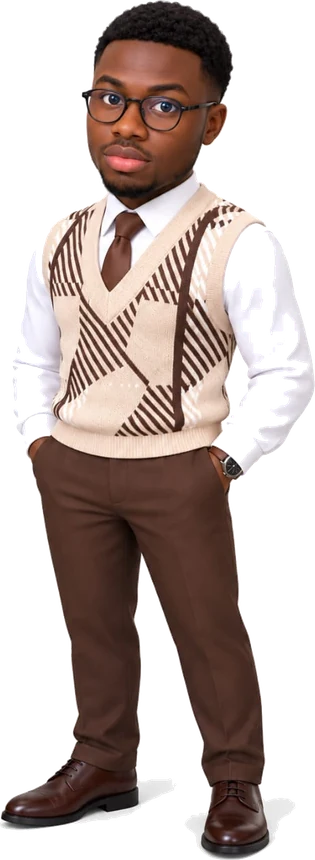
#> input picture src/assets/images/bitmoji-complet.webp, 315 x 860 px, given in place of mimi.jpeg, which was not available
$ python detourer_portrait.py
#> lines starting #> are read from the running program, lines starting #| are printed output that depends on the picture; after the words box and inside, x2 and y2 are one past the last pixel; in counts of white or black regions, pixels touching at a corner belong together; pictures that were not available may be replaced by others from this repository, and a replacement may not be noted
# -*- coding: utf-8 -*-
"""Detoure le portrait, pour qu'il se fonde dans la page.

La photo est prise sur fond blanc de studio. Posee telle quelle sur le
creme du site, elle forme un rectangle qui se detache.

Le detourage par reseau de neurones demande de telecharger un modele,
ce que la connexion n'a pas permis. Ce n'est pas genant : le fond est
uniformement blanc, a moins de trois points d'ecart mesure sur les
quatre coins. Un seuillage suffit, et il donne un contour net.

Deux precautions, apprises d'une premiere version qui perçait le pull.

La premiere tient au seuil. Le beige clair du pull monte a 247/236/232 :
un seuil pose a 232 le classait comme fond, et les chevrons du motif
disparaissaient. Le fond, lui, ne descend pas sous 245 et reste
parfaitement neutre. On exige donc les deux a la fois, un niveau haut
ET une teinte neutre, ce que le beige ne verifie jamais.

La seconde tient au parcours. On avance depuis les bords vers
l'interieur : seul le blanc relie au cadre est du fond. La chemise,
blanche mais entouree du sujet, n'est jamais atteinte. On bouche
ensuite les poches de fond restees emprisonnees dans le vetement,
qui sur un fond sombre apparaitraient en trous noirs.
"""
import io
import os
import sys
from collections import deque

import numpy as np
from PIL import Image, ImageFilter

sys.stdout = io.TextIOWrapper(sys.stdout.buffer, encoding="utf-8", errors="replace")

ICI = os.path.dirname(os.path.abspath(__file__))
SOURCE = r"C:\Users\DELL\Downloads\mimi.jpeg"
DOSSIER = os.path.join(os.path.dirname(ICI), "src", "assets", "images")

with Image.open(SOURCE) as brut:
#> brut is the input picture: PIL image 315x860 RGBA; mean R, G, B, A 91.9, 78.2, 73.6, 134.6
    image = brut.convert("RGB")
print(f"source : {image.size}")

a = np.array(image, dtype=np.int16)
h, l = a.shape[:2]
#> h = 860; l = 315

# Le fond de studio : tres clair ET tres neutre. Le beige du pull
# atteint le premier critere par endroits, jamais le second.
niveau = a.min(axis=2)
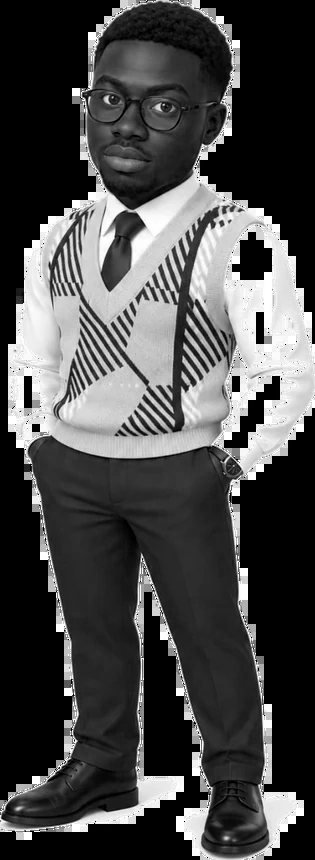
#> niveau: shape (860, 315) int16; min 0, max 255, mean 73
ecart = a.max(axis=2) - niveau
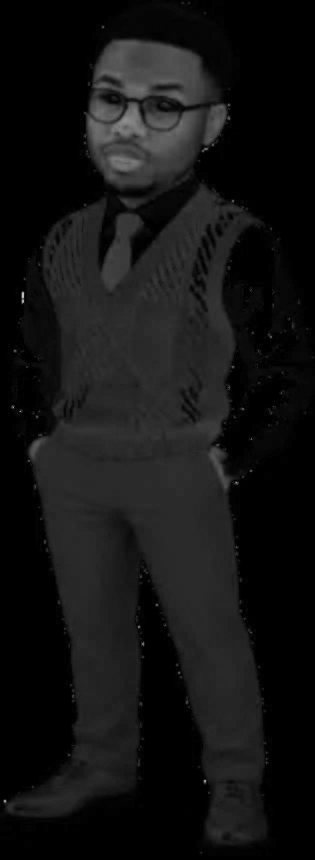
#> ecart: shape (860, 315) int16; min 0, max 194, mean 19.2
clair = (niveau > 243) & (ecart < 8)
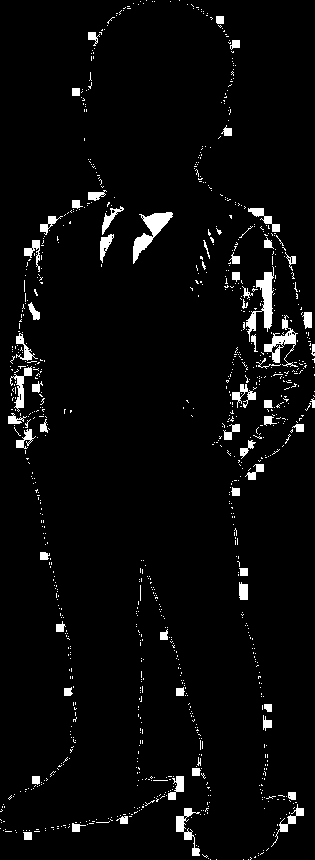
#> clair: shape (860, 315) bool; 3.8% white; 989 white regions (928 under 20 px), largest, box (x1, y1, x2, y2) and area: (246, 266, 274, 342) 725, (133, 212, 173, 264) 713, (264, 315, 298, 367) 537
print(f"pixels clairs : {clair.mean() * 100:.1f} %")

# Un parcours depuis les bords, en huit directions : les diagonales
# evitent que le fond reste bloque dans un escalier de pixels.
fond = np.zeros((h, l), dtype=bool)
file = deque()

for x in range(l):
    for y in (0, h - 1):
        if clair[y, x] and not fond[y, x]:
            fond[y, x] = True
            file.append((y, x))
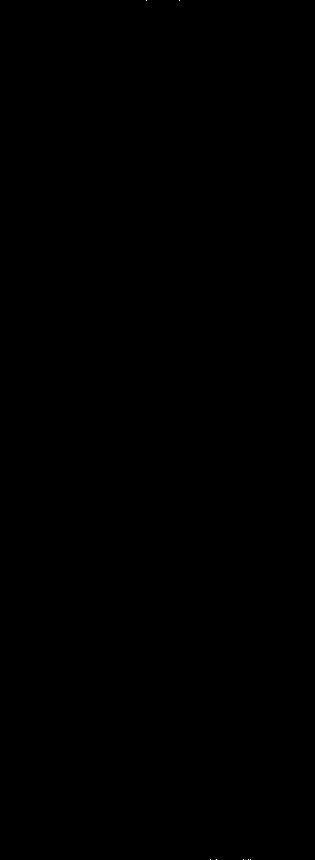
#> fond: shape (860, 315) bool; 0% white in thin lines or dots, all inside (x1, y1, x2, y2) = (146, 0, 251, 860)
for y in range(h):
    for x in (0, l - 1):
        if clair[y, x] and not fond[y, x]:
            fond[y, x] = True
            file.append((y, x))
#> fond: shape (860, 315) bool; 0.01% white in thin lines or dots

VOISINS = ((1, 0), (-1, 0), (0, 1), (0, -1),
           (1, 1), (1, -1), (-1, 1), (-1, -1))
while file:
    y, x = file.popleft()
    for dy, dx in VOISINS:
        ny, nx = y + dy, x + dx
        if 0 <= ny < h and 0 <= nx < l and clair[ny, nx] and not fond[ny, nx]:
            fond[ny, nx] = True
            file.append((ny, nx))
#> fond: shape (860, 315) bool; 0.03% white; 16 white regions (14 under 20 px), largest, box (x1, y1, x2, y2) and area: (311, 344, 315, 356) 33, (310, 398, 315, 408) 29

print(f"fond detecte : {fond.mean() * 100:.1f} %")

sujet = ~fond

# Une zone claire cernee par le vetement n'est pas du fond : c'est une
# maille du tricot ou un pli de la chemise. Le parcours depuis les
# bords ne l'atteint pas, elle reste donc opaque, et le fond de la
# page ne transparait pas au travers.
poches = clair & ~fond
print(f"clair enferme dans le sujet : {poches.mean() * 100:.2f} % (conserve)")

# Le masque du sujet, adouci pour que le contour ne soit pas dentele.
masque = Image.fromarray((sujet * 255).astype(np.uint8), "L")
masque = masque.filter(ImageFilter.GaussianBlur(1.2))
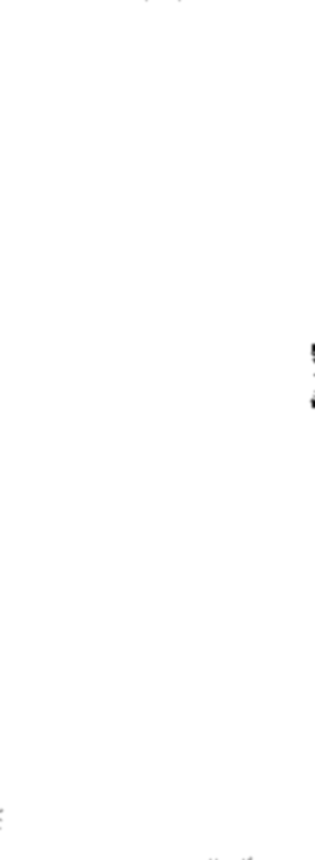
#> masque: PIL image 315x860 L; min 4, max 255, mean 254.9

# Un contour net demande de resserrer le degrade : sans cela un lisere
# blanc du fond reste accroche au sujet.
m = np.array(masque, dtype=np.float32) / 255.0
m = np.clip((m - 0.42) / 0.34, 0, 1)

sortie = np.dstack([np.array(image, dtype=np.uint8),
                    (m * 255).astype(np.uint8)])
decoupe = Image.fromarray(sortie, "RGBA")

# On recadre sur le sujet, avec un peu d'air autour.
boite = decoupe.getbbox()
#> boite = (0, 0, 315, 860)
if boite:
    x0, y0, x1, y1 = boite
#> x0 = 0; y0 = 0; x1 = 315; y1 = 860
    marge = int((x1 - x0) * 0.03)
#> marge = 9
    decoupe = decoupe.crop((max(0, x0 - marge), max(0, y0 - marge),
                            min(decoupe.width, x1 + marge),
                            min(decoupe.height, y1 + marge)))

# Le bas du buste sort du cadre de la photo : le vetement y est coupe
# net, et le fond du studio s'y engouffre par les cotes. Plutot que de
# livrer un bord decoupe, on fait disparaitre progressivement le bas du
# portrait. Il se fond alors dans la page, sur le creme comme sur le
# brun sombre, et les entailles des cotes s'effacent avec lui.
A = np.array(decoupe)
hh = A.shape[0]
#> hh = 860
debut = int(hh * 0.60)          # la ou le fondu commence
#> debut = 516
voile = np.ones(hh, dtype=np.float32)
#> voile = 860 values from 1 to 1
glissiere = np.linspace(1.0, 0.0, hh - debut) ** 2.1
voile[debut:] = glissiere
A[:, :, 3] = (A[:, :, 3].astype(np.float32) * voile[:, None]).astype(np.uint8)
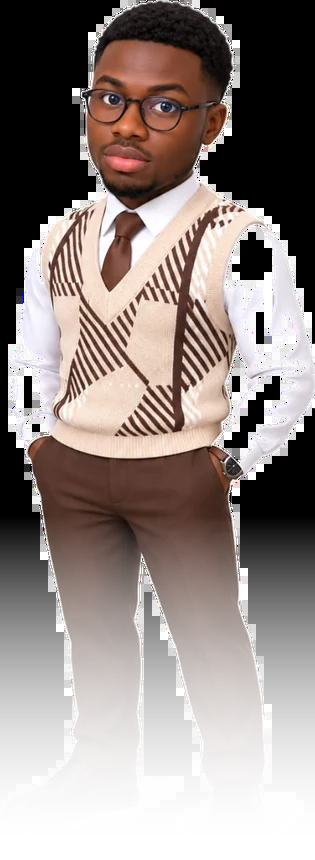
#> A: shape (860, 315, 4); mean R, G, B, A 91.9, 78.2, 73.6, 185.7; transparent parts drawn white
decoupe = Image.fromarray(A, "RGBA")
print(f"fondu du bas a partir de {debut / hh * 100:.0f} % de la hauteur")

decoupe.thumbnail((880, 1180), Image.LANCZOS)
os.makedirs(DOSSIER, exist_ok=True)

chemin = os.path.join(DOSSIER, "portrait-detoure.webp")
decoupe.save(chemin, "WEBP", quality=90, method=6)
print(f"detoure : {decoupe.size}, "
      f"{round(os.path.getsize(chemin) / 1024)} Ko")

# Deux vignettes de controle : le portrait doit tenir sur les deux
# fonds du site, le creme et le brun tres sombre.
for nom, teinte in (("clair", (0xFC, 0xFA, 0xF7)),
                    ("sombre", (0x17, 0x11, 0x0C))):
    vue = Image.new("RGB", decoupe.size, teinte)
    vue.paste(decoupe, (0, 0), decoupe)
    vue.save(os.path.join(ICI, f"controle_portrait_{nom}.jpg"), quality=92)
#> this loop made 2 passes
#> pass 2, `vue.save(os.path.join(ICI, f"controle_portrait_{nom}.jpg"), quality=92)`:
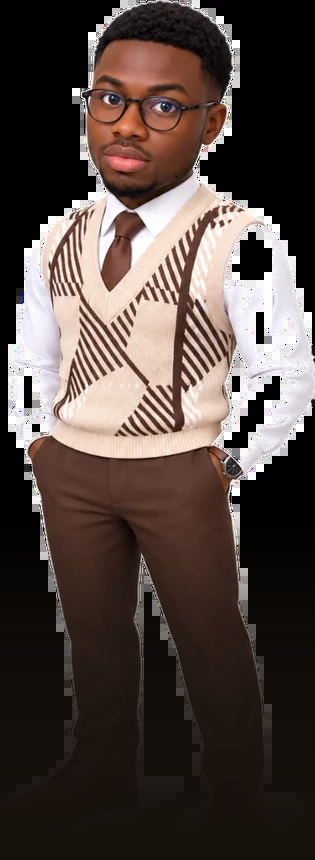
#> saved as controle_portrait_sombre.jpg: PIL image 315x860 RGB; mean R, G, B 82, 69.4, 64.2
print("controle : controle_portrait_clair.jpg, controle_portrait_sombre.jpg")

$ run again, on src/assets/images/bitmoji-corps.webp
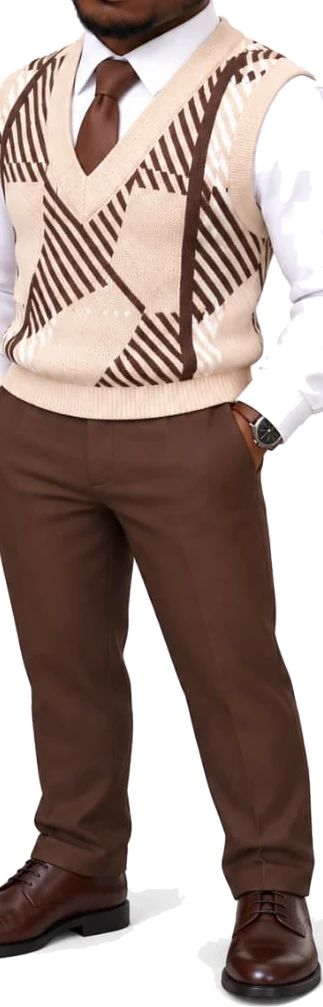
#> input picture src/assets/images/bitmoji-corps.webp, 323 x 1007 px, given in place of mimi.jpeg, which was not available
#> brut is the input picture: PIL image 323x1007 RGBA; mean R, G, B, A 161.1, 143.1, 136.4, 187.2
#> clair: shape (1007, 323) bool; 20% white; 115 white regions (86 under 20 px), largest, box (x1, y1, x2, y2) and area: (128, 584, 216, 878) 14479, (264, 416, 323, 912) 14035, (0, 959, 224, 1007) 9460
#> after the loop `for y in range(h):`:
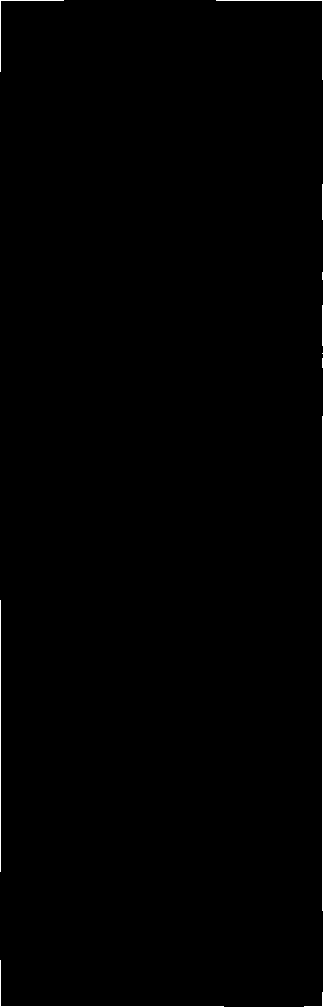
#> fond: shape (1007, 323) bool; 0.46% white in thin lines or dots
#> poches: shape (1007, 323) bool; 6.9% white; 105 white regions (85 under 20 px), largest, box (x1, y1, x2, y2) and area: (128, 584, 216, 878) 14479, (263, 80, 322, 168) 3305, (264, 272, 288, 352) 1199
#> boite = (0, 0, 323, 1007)
#> x0 = 0; x1 = 323; y1 = 1007
#> marge = 9
#> the loop `for nom, teinte in (("clair", (0xFC, 0xFA, 0xF7)), ("sombre", (0x17, 0..` made 2 passes
#> pass 2, `vue.save(os.path.join(ICI, f"controle_portrait_{nom}.jpg"), quality=92)`:
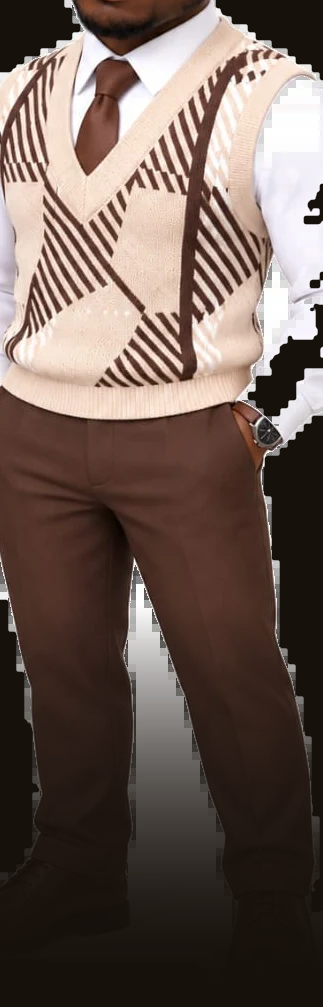
#> saved as controle_portrait_sombre.jpg: PIL image 323x1007 RGB; mean R, G, B 108, 91.2, 83.7

$ run again, on src/assets/images/bitmoji-tete.webp
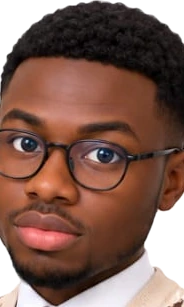
#> input picture src/assets/images/bitmoji-tete.webp, 184 x 307 px, given in place of mimi.jpeg, which was not available
#> brut is the input picture: PIL image 184x307 RGBA; mean R, G, B, A 125, 91.9, 80.8, 226.8
#> clair: shape (307, 184) bool; 7.3% white; 15 white regions (10 under 20 px), largest, box (x1, y1, x2, y2) and area: (152, 208, 184, 280) 1664, (0, 0, 56, 48) 1408, (144, 0, 184, 32) 704, (0, 256, 8, 288) 256, (23, 300, 43, 307) 83
#> after the loop `for y in range(h):`:
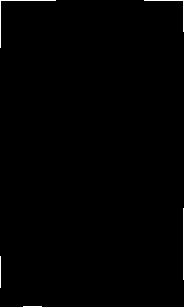
#> fond: shape (307, 184) bool; 0.53% white in thin lines or dots
#> poches: shape (307, 184) bool; 0.04% white in thin lines or dots, all inside (x1, y1, x2, y2) = (18, 286, 41, 304)
#> boite = (0, 0, 184, 307)
#> x0 = 0; x1 = 184; y1 = 307
#> marge = 5
#> the loop `for nom, teinte in (("clair", (0xFC, 0xFA, 0xF7)), ("sombre", (0x17, 0..` made 2 passes
#> pass 2, `vue.save(os.path.join(ICI, f"controle_portrait_{nom}.jpg"), quality=92)`:
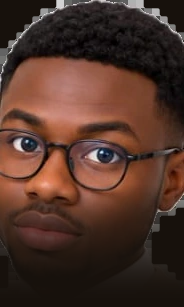
#> saved as controle_portrait_sombre.jpg: PIL image 184x307 RGB; mean R, G, B 79.3, 51.8, 41.4
